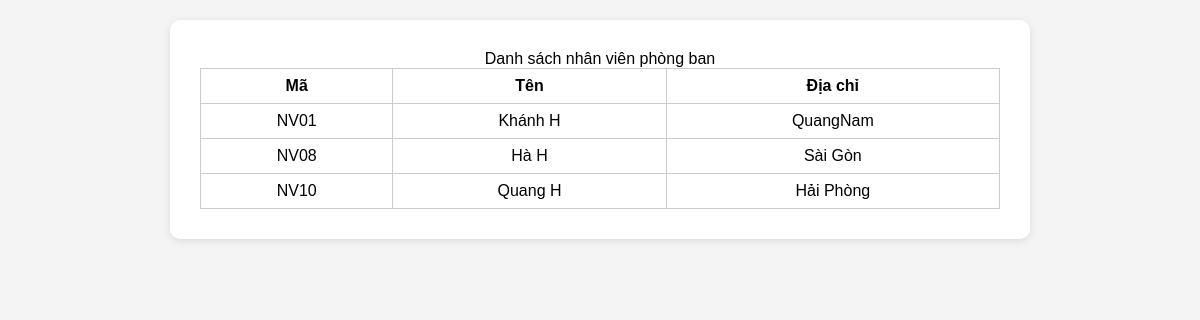
The page /QLNS/xemthongtinnvpb.php?IDPB=PB01 on the database its author committed.
### tables this page shows
CREATE TABLE `nhanvien` (
  `IDNV` varchar(10) NOT NULL,
  `Hoten` varchar(50) NOT NULL,
  `IDPB` varchar(10) NOT NULL,
  `Diachi` varchar(50) NOT NULL
);

### QLNS/xemthongtinnvpb.php (the view, shortened to what this page needs)
<?php
require_once("csdl.php");
$idpb = $_REQUEST['IDPB'];
$sql = "SELECT * FROM nhanvien WHERE IDPB = '$idpb'";
$result = mysqli_query($link, $sql);
?>
<!DOCTYPE html>
<html lang="vi">
<head>
    <link rel="stylesheet" href="css/style.css">
</head>
<body>
    <div class="container">
        <table>
            <caption>Danh sách nhân viên phòng ban</caption>
            <tr>
                <th>Mã</th>
                <th>Tên</th>
                <th>Địa chỉ</th>
            </tr>
            <?php while($row = mysqli_fetch_array($result, MYSQLI_BOTH)): ?>
                <tr>
                    <td><?= $row['IDNV'] ?></td>
                    <td><?= $row['Hoten'] ?></td>
                    <td><?= $row['Diachi'] ?></td>
                </tr>
            <?php endwhile; ?>
        </table>
    </div>
</body>
</html>

### QLNS/css/style.css (style rules this page uses)
body { font-family: Arial, sans-serif; background-color: #f4f4f4; margin: 20px; }
.container { max-width: 800px; margin: auto; background-color: #ffffff; padding: 30px; box-shadow: 0 2px 8px rgba(0, 0, 0, 0.1); border-radius: 10px; }
table { width: 100%; border-collapse: collapse; background-color: #fff; }
th, td { border: 1px solid #ccc; padding: 8px; text-align: center; }

### rows shown on the page
nhanvien: IDNV "NV01", Hoten "Khánh H", Diachi "QuangNam"
nhanvien: IDNV "NV08", Hoten "Hà H", Diachi "Sài Gòn"
nhanvien: IDNV "NV10", Hoten "Quang H", Diachi "Hải Phòng"
